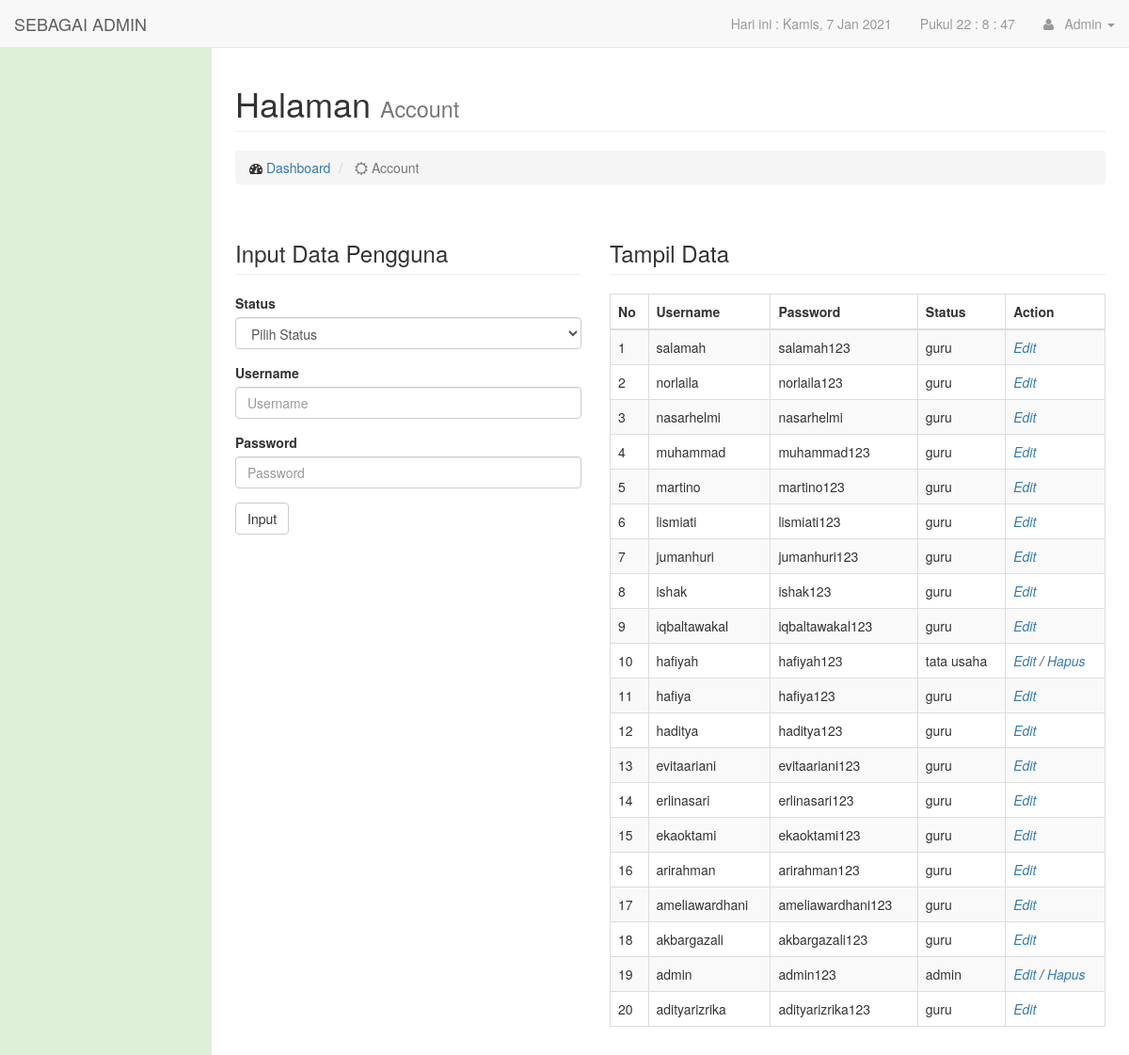
Page /inde.php?page=account (signed in) on the committed database.
### tables this page shows
CREATE TABLE IF NOT EXISTS `tb_pengguna` (
  `id_pengguna` varchar(5) NOT NULL,
  `username` varchar(20) NOT NULL,
  `pass` varchar(25) NOT NULL,
  `status` varchar(10) NOT NULL
);

### account.php (the view, shortened to what this page needs)
<div class="row">
    <div class="col-lg-12" style="margin-top:-10px;">
        <h1 class="page-header">
            Halaman
            <small>Account</small>
        </h1>
        <ol class="breadcrumb">
            <li>
                <i class="fa fa-dashboard"></i>  <a href="inde.php">Dashboard</a>
            </li>
            <li class="active">
                <i class="fa fa-sun-o"></i> Account
            </li>
        </ol>
    </div>
</div>
<div class="row">
    <div class="col-lg-5">
        <h3 class="page-header">
            Input Data Pengguna
        </h3>
        <form method="post">
            <div class="form-group">
                <label>Status</label>
                <select name="status" class="form-control" required>
                    <option value="">Pilih Status</option>
                </select>
            </div>
            <div class="form-group">
                <label>Username</label>
                <input class="form-control" name="username" placeholder="Username" required>
            </div>
            <div class="form-group">
                <label>Password</label>
                <input class="form-control" name="pass" placeholder="Password" required>
            </div>
            <input type="submit" name="input" class="btn btn-default" value="Input"/>
        </form>
    </div>
    <div class="col-lg-7">
        <h3 class="page-header">
            Tampil Data
        </h3>
        <div class="table-responsive">
            <?php
                $view=mysql_query("select * from tb_pengguna order by username desc");
                $no=0;
            ?>
            <table class="table table-hover table-bordered table-striped">
                <thead>
                    <tr>
                        <th>No</th>
                        <th>Username</th>
                        <th>Password</th>
                        <th>Status</th>
                        <th>Action</th>
                    </tr>
                </thead>
                <tbody>
                    <?php
                        while($row=mysql_fetch_array($view)){
                            if($row['status']=='guru'){
                    ?>
                    <tr>
                        <td><?php echo $no=$no+1; ?></td>
                        <td><?php echo $row['username']; ?></td>
                        <td><?php echo $row['pass']; ?></td>
                        <td><?php echo $row['status']; ?></td>
                        <td><i><a href="?page=editaccount&id=<?php echo $row['id_pengguna'];?>">Edit</a></i></td>
                    </tr>
                    <?php
                            } else {
                    ?>
                    <tr>
                        <td><?php echo $no=$no+1; ?></td>
                        <td><?php echo $row['username']; ?></td>
                        <td><?php echo $row['pass']; ?></td>
                        <td><?php echo $row['status']; ?></td>
                        <td><i><a href="?page=editaccount&id=<?php echo $row['id_pengguna'];?>">Edit</a> / <a onclick="return confirm('Yakin akan hapus data ini ?')" href="account_hapus.php?id=<?php echo $row['id_pengguna'];?>">Hapus</a></i></td>
                    </tr>
                    <?php
                            }
                        }
                    ?>
                </tbody>
            </table>
        </div>
    </div>
</div>

### inde.php (shortened to what this page needs)
<?php
    if(@$_SESSION['admin']){
?>
<!DOCTYPE html>
<html lang="en">
<head>
    <link rel="stylesheet" type="text/css"  href="css/smart-forms.css">
    <link href="css/bootstrap.min.css" rel="stylesheet">
    <link href="css/sb-admin.css" rel="stylesheet">
    <link href="css/plugins/morris.css" rel="stylesheet">
    <link href="font-awesome/css/font-awesome.min.css" rel="stylesheet" type="text/css">
</head>
<body>
    <div id="wrapper">
        <nav class="navbar navbar-default navbar-fixed-top" role="navigation">
            <div class="navbar-header">
                <a class="navbar-brand" href="inde.php">SEBAGAI ADMIN</a>
            </div>
            <ul class="nav navbar-right top-nav">
                <li>
                    <a href = "">Hari ini :
                        <?php
                            function tanggal($format,$nilai="now"){
                                $en=array("Sun","Mon","Tue","Wed","Thu","Fri","Sat","Jan","Feb",
                                "Mar","Apr","May","Jun","Jul","Aug","Sep","Oct","Nov","Dec");
                                $id=array("Minggu","Senin","Selasa","Rabu","Kamis","Jumat","Sabtu",
                                "Jan","Feb","Maret","April","Mei","Juni","Juli","Agustus","September",
                                "Oktober","November","Desember");
                                return str_replace($en,$id,date($format,strtotime($nilai)));
                            }
                            echo tanggal("D, j M Y");
                        ?>
                    </a>
                </li>
                <li>
                    <a>
                    Pukul <span id="jam"></span>
                    </a>
                </li>
                <li class="dropdown">
                    <a href="#" class="dropdown-toggle" data-toggle="dropdown"><i class="fa fa-user"></i> &nbsp; Admin <b class="caret"></b></a>
                </li>
            </ul>
        </nav>
        <div id="page-wrapper">
            <div class="container-fluid">
                <?php
                if(@$_GET['page']==''){
                include "home.php";
                } else if(@$_GET['page']=='account'){
                include"account.php";
                } else if(@$_GET['page']=='editaccount'){
                include"account_edit.php";
                } else if(@$_GET['page']=='hapusaccount'){
                include"account_hapus.php";
                } else if(@$_GET['page']=='inputsiswa'){
                include"siswa.php";
                } else if(@$_GET['page']=='lihatsiswa'){
                include"siswa_lihat.php";
                } else if(@$_GET['page']=='editsiswa'){
                include"siswa_edit.php";
                } else if(@$_GET['page']=='inputguru'){
                include"guru.php";
                } else if(@$_GET['page']=='lihatguru'){
                include"guru_lihat.php";
                } else if(@$_GET['page']=='setmapel'){
                include"guru_set.php";
                } else if(@$_GET['page']=='editguru'){
                include"guru_edit.php";
                } else if(@$_GET['page']=='kelas'){
                include"kelas.php";
                } else if(@$_GET['page']=='kelas_edit'){
                include"kelas_edit.php";
                } else if(@$_GET['page']=='mapel'){
                include"mapel.php";
                } else if(@$_GET['page']=='mapel_edit'){
                include"mapel_edit.php";
                }
                ?>
			<div class="row">
				<div class="col-lg-12" style="margin-top:-10px;">
				</div>
			</div>
            </div>
		</div>
    </div>
</body>
</html>
<?php
    } else {
        header("location: login.php");
    }
?>

### css/smart-forms.css (style rules this page uses)
html,body { border:0;margin:0;padding:0 }

### css/sb-admin.css (style rules this page uses)
body { margin-top: 100px; background-color: #dff0d8; }
@media (min-width:768px) { body { margin-top: 50px; } }
#wrapper { padding-left: 0; }
#page-wrapper { width: 100%; padding: 0; background-color: #fff; }
@media (min-width:768px) { #wrapper { padding-left: 225px; } }
@media (min-width:768px) { #page-wrapper { padding: 10px; } }
.top-nav { padding: 0 15px; }
.top-nav>li { display: inline-block; float: left; }
.top-nav>li>a { padding-top: 15px; padding-bottom: 15px; line-height: 20px; color: #999; }

### rows in the picture
tb_pengguna: username "salamah", pass "salamah123", status "guru"
tb_pengguna: no "2", username "norlaila", pass "norlaila123", status "guru"
tb_pengguna: no "3", username "nasarhelmi", pass "nasarhelmi", status "guru"
tb_pengguna: no "4", username "muhammad", pass "muhammad123", status "guru"
tb_pengguna: no "5", username "martino", pass "martino123", status "guru"
tb_pengguna: no "6", username "lismiati", pass "lismiati123", status "guru"
tb_pengguna: no "7", username "jumanhuri", pass "jumanhuri123", status "guru"
tb_pengguna: no "8", username "ishak", pass "ishak123", status "guru"
tb_pengguna: no "9", username "iqbaltawakal", pass "iqbaltawakal123", status "guru"
tb_pengguna: no "10", username "hafiyah", pass "hafiyah123", status "tata usaha"
tb_pengguna: no "11", username "hafiya", pass "hafiya123", status "guru"
tb_pengguna: no "12", username "haditya", pass "haditya123", status "guru"
tb_pengguna: no "13", username "evitaariani", pass "evitaariani123", status "guru"
tb_pengguna: no "14", username "erlinasari", pass "erlinasari123", status "guru"
tb_pengguna: no "15", username "ekaoktami", pass "ekaoktami123", status "guru"
tb_pengguna: no "16", username "arirahman", pass "arirahman123", status "guru"
tb_pengguna: no "17", username "ameliawardhani", pass "ameliawardhani123", status "guru"
tb_pengguna: no "18", username "akbargazali", pass "akbargazali123", status "guru"
tb_pengguna: no "19", username "admin", pass "admin123", status "admin"
tb_pengguna: no "20", username "adityarizrika", pass "adityarizrika123", status "guru"

### other values in the picture
tanggal("D, j M Y") "Kamis, 7 Jan 2021"
